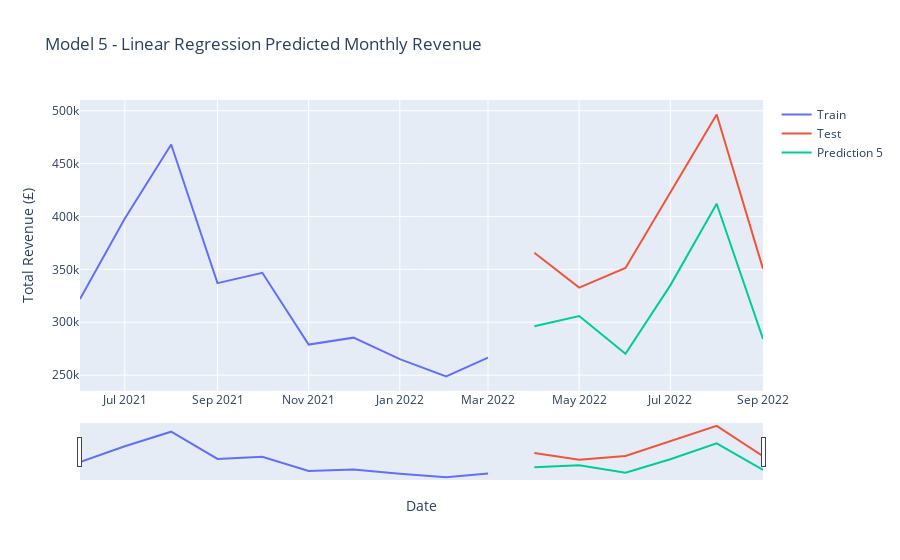

Notebook code cell kept with this figure:
### Code cell
fig = go.Figure()
fig.add_trace(go.Scatter(x=train.index, 
                         y=train['Total_Revenue'], mode='lines', name='Train'))
fig.add_trace(go.Scatter(x=test.index, 
                         y=test['Total_Revenue'], mode='lines', name='Test'))
fig.add_trace(go.Scatter(x=test.index, 
                         y=prediction_5, mode='lines', name='Prediction 5'))

fig.update_xaxes(rangeslider_visible=True)
fig.update_layout(
    yaxis_title='Total Revenue (£)', 
    xaxis_title='Date',
    title='Model 5 - Linear Regression Predicted Monthly Revenue'
)
fig.show()

### Figure 1 — Plotly figure (JSON) as saved in the notebook; plotly's stock layout.template omitted (floating-point values rounded to 4 significant figures)
{"data": [{"mode": "lines", "name": "Train", "type": "scatter", "x": ["2021-06-01T00:00:00", "2021-07-01T00:00:00", "2021-08-01T00:00:00", "2021-09-01T00:00:00", "2021-10-01T00:00:00", "2021-11-01T00:00:00", "2021-12-01T00:00:00", "2022-01-01T00:00:00", "2022-02-01T00:00:00", "2022-03-01T00:00:00"], "y": [321900.0, 398000.0, 468121, 336900.0, 346800.0, 278900.0, 285400.0, 265100.0, 248700.0, 266600.0]}, {"mode": "lines", "name": "Test", "type": "scatter", "x": ["2022-04-01T00:00:00", "2022-05-01T00:00:00", "2022-06-01T00:00:00", "2022-07-01T00:00:00", "2022-08-01T00:00:00", "2022-09-01T00:00:00"], "y": [365700.0, 332800.0, 351300.0, 423000.0, 496400.0, 350500.0]}, {"mode": "lines", "name": "Prediction 5", "type": "scatter", "x": ["2022-04-01T00:00:00", "2022-05-01T00:00:00", "2022-06-01T00:00:00", "2022-07-01T00:00:00", "2022-08-01T00:00:00", "2022-09-01T00:00:00"], "y": [296200.0, 305800.0, 270200.0, 334900.0, 412000.0, 284300.0]}], "layout": {"title": {"text": "Model 5 - Linear Regression Predicted Monthly Revenue"}, "xaxis": {"rangeslider": {"visible": true}, "title": {"text": "Date"}}, "yaxis": {"title": {"text": "Total Revenue (£)"}}}}
